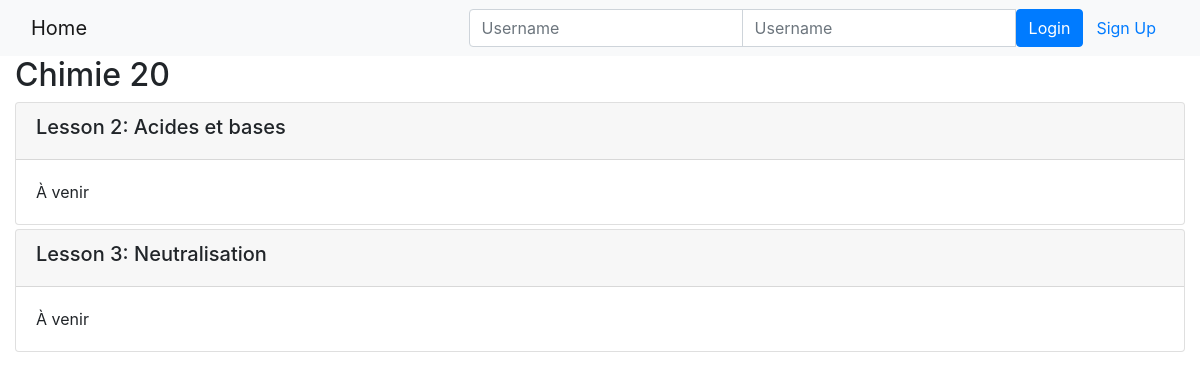
/onlinecourse/1/, run on an earlier commit of the app's database.
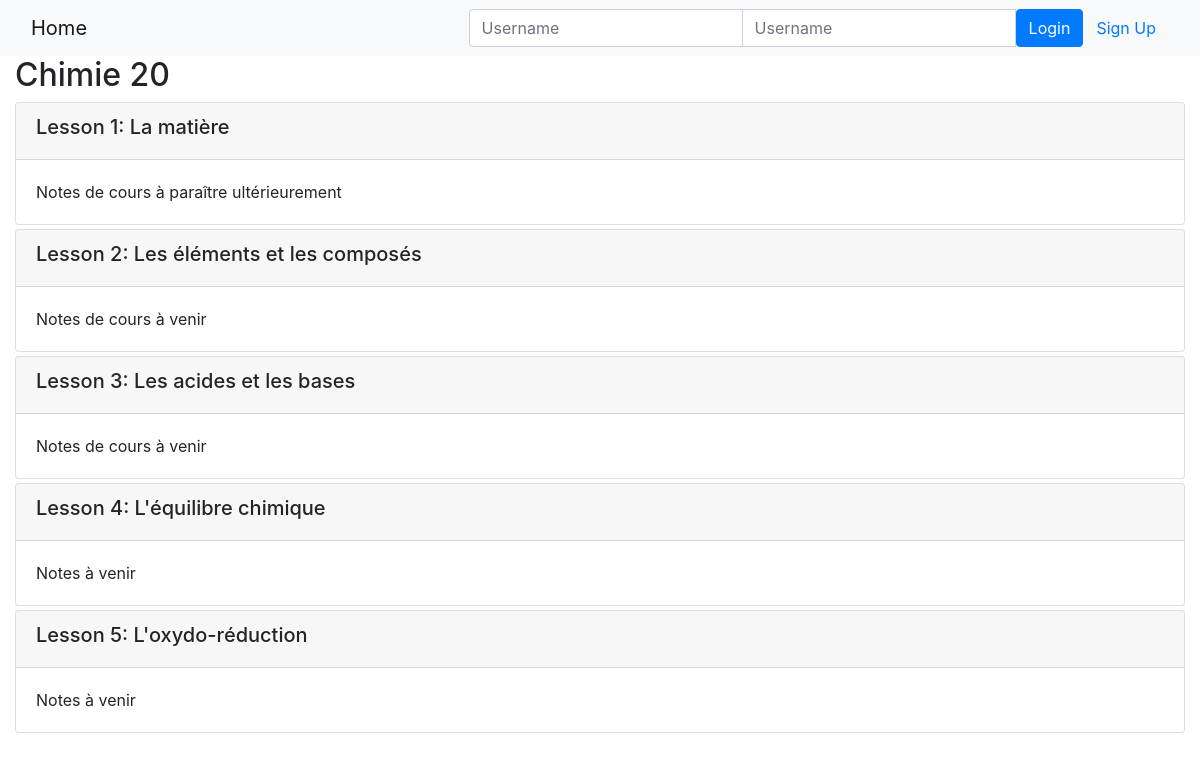
And on a later commit of the database.
### onlinecourse/models.py (models this page shows, shortened)
class Course(models.Model):
    name = models.CharField(null=False, max_length=30, default='online course')
    image = models.ImageField(upload_to='course_images/')
    description = models.CharField(max_length=1000)
    pub_date = models.DateField(null=True)
    instructors = models.ManyToManyField(Instructor)
    users = models.ManyToManyField(settings.AUTH_USER_MODEL, through='Enrollment')
    total_enrollment = models.IntegerField(default=0)
    is_enrolled = False

class Lesson(models.Model):
    title = models.CharField(max_length=200, default="title")
    order = models.IntegerField(default=0)
    course = models.ForeignKey(Course, on_delete=models.CASCADE)
    content = models.TextField()

### onlinecourse/views.py (the view)
# urls.py: path('<int:pk>/', views.CourseDetailView.as_view(), name='course_details'),
class CourseDetailView(generic.DetailView):
    model = Course
    template_name = 'onlinecourse/course_detail_bootstrap.html'

### onlinecourse/templates/onlinecourse/course_detail_bootstrap.html (shortened to what this page needs)
<!DOCTYPE html>
<html lang="en">
<head>
     {% load static %}
    <link rel="stylesheet" href="https://maxcdn.bootstrapcdn.com/bootstrap/4.5.2/css/bootstrap.min.css">
</head>
<body>
    <nav class="navbar navbar-light bg-light">
        <div class="container-fluid">
            <div class="navbar-header">
                  <a class="navbar-brand" href="{% url 'onlinecourse:index' %}">Home</a>
            </div>
            <ul class="nav navbar-nav navbar-right">
                {% if user.is_authenticated %}
                <li>
                    <a class="btn btn-link" href="#">{{ user.first_name }}({{ user.username }})</a>
                    <a class="btn btn-link" href="{% url 'onlinecourse:logout' %}">Logout</a>
                </li>
                {% else %}
                <li>
                    <form class="form-inline" action="{% url 'onlinecourse:login' %}" method="post">
                        <div class="input-group">
                            <input type="text" class="form-control" placeholder="Username" name="username" >
                            <input type="password" class="form-control" placeholder="Username" name="psw" >
                            <button class="btn btn-primary" type="submit">Login</button>
                            <a class="btn btn-link" href="{% url 'onlinecourse:registration' %}">Sign Up</a>
                        </div>
                    </form>
                </li>
                {% endif %}
            </ul>
        </div>
    </nav>
    <div class="container-fluid">
            <h2>{{ course.name }}</h2>
            <div class="card-columns-vertical">
                {% for lesson in course.lesson_set.all %}
                    <div class="card mt-1">
                        <div class="card-header"><h5>Lesson {{lesson.order|add:1}}: {{lesson.title}}</h5></div>
                        <div class="card-body">{{lesson.content}}</div>
                    </div>
                {% endfor %}
            </div>
        </div>
    </body>
    </html>

What changed in the data, as far as the page shows it:
removed Lesson: order|add "2", title "Acides et bases", content "À venir"
added Lesson: order|add "1", title "La matière", content "Notes de cours à paraître ultérieurement"
changed Lesson: order|add "3" → "2"; title "Neutralisation" → "Les éléments et les composés"; content "À venir" → "Notes de cours à venir"
added Lesson: order|add "3", title "Les acides et les bases", content "Notes de cours à venir"
added Lesson: order|add "4", title "L'équilibre chimique", content "Notes à venir"
added Lesson: order|add "5", title "L'oxydo-réduction", content "Notes à venir"
